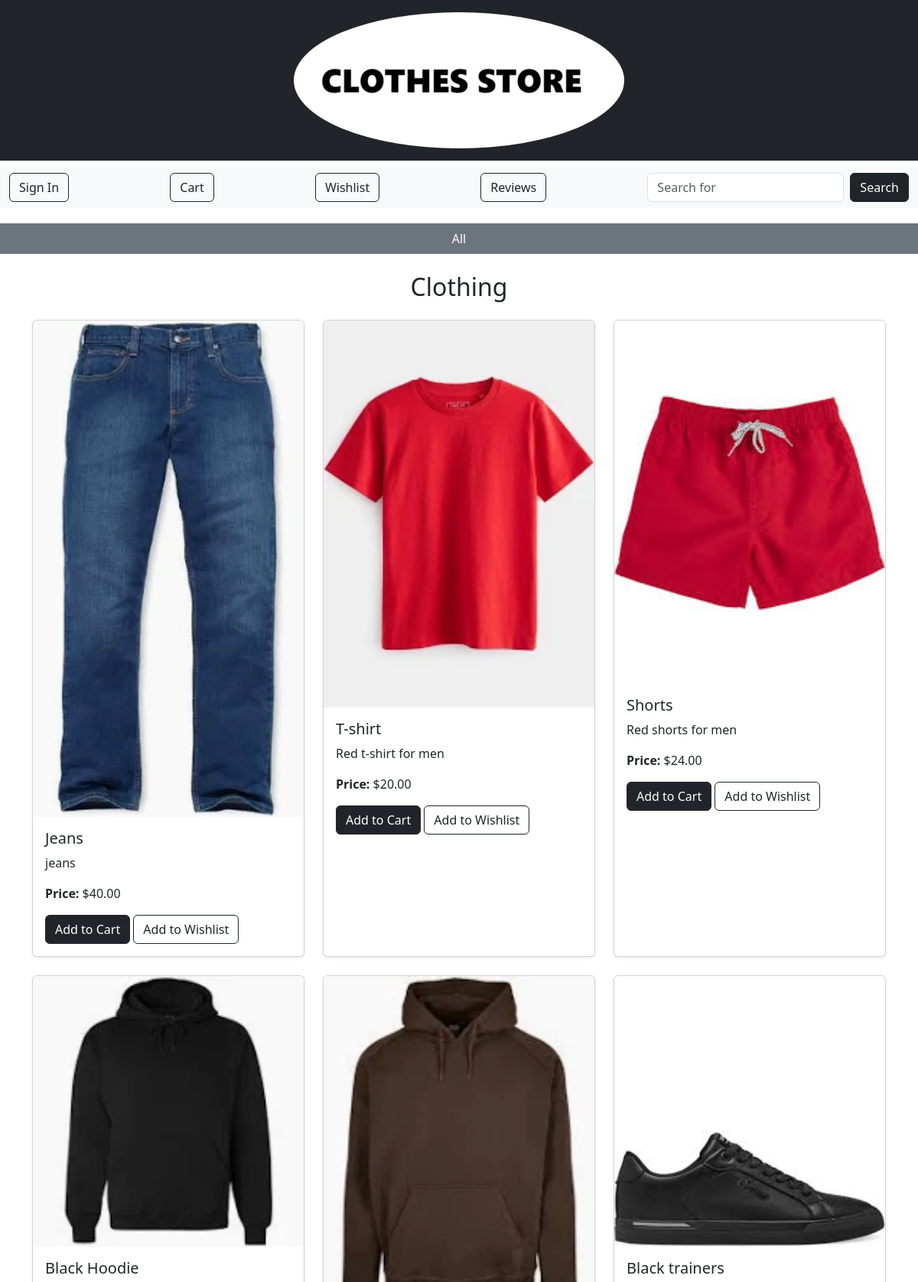
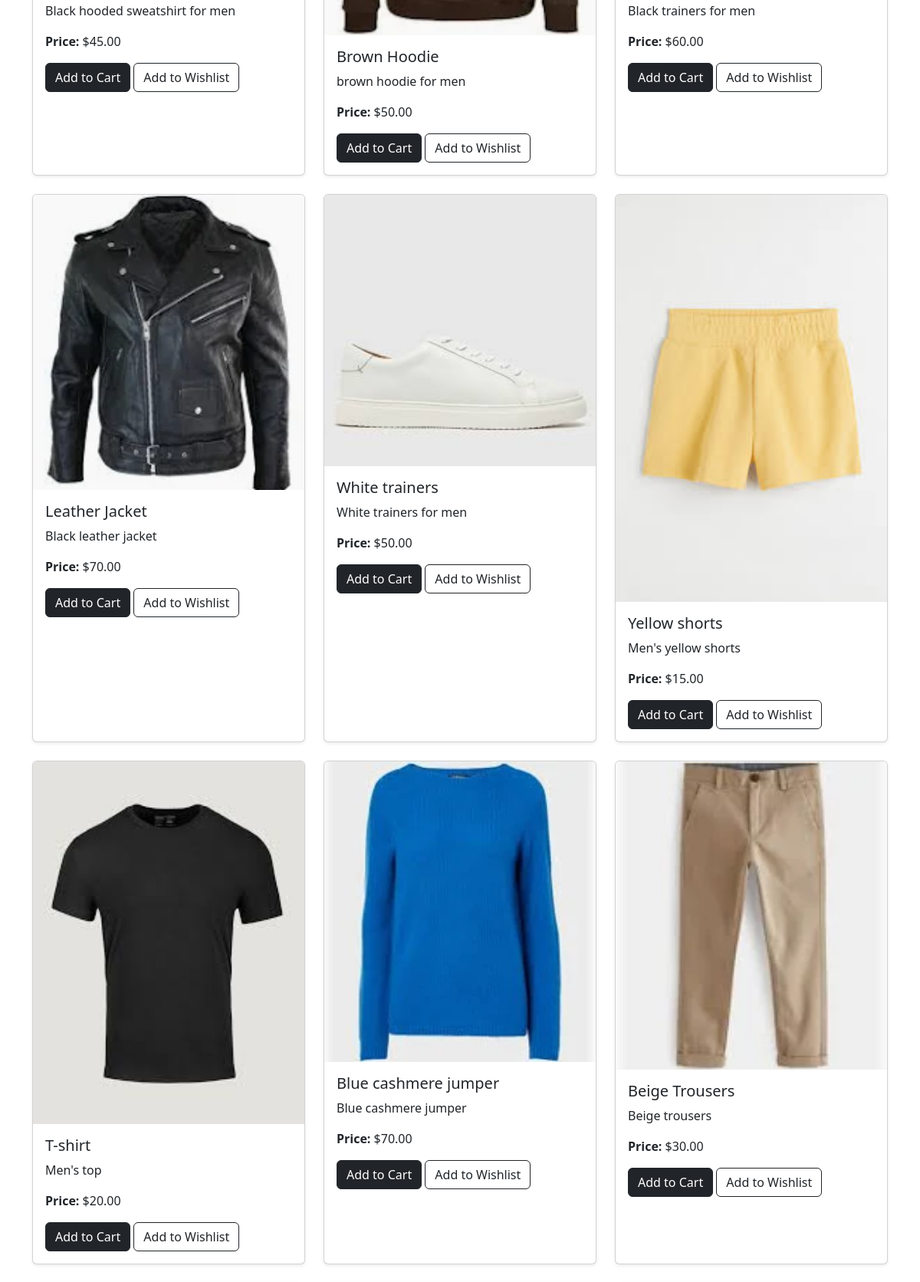
Page /store/men/ (upper part) on the committed database (2 pictures, top to bottom).
### store/models.py (models this page shows, shortened)
class Product(models.Model):
    name = models.CharField(max_length=255)
    description = models.TextField()
    price = models.DecimalField(max_digits=10, decimal_places=2)
    category = models.ForeignKey(Category, on_delete=models.CASCADE)
    image = models.ImageField(null=True, blank=True)

### pages/views.py (the view)
# urls.py: path('store/men/', views.mens_view, name='mens'),
def mens_view(request):
    men_category = Category.objects.get(name='Men')
    products = Product.objects.filter(category=men_category)
    return render(request, 'mens.html', {'products': products})

### pages/templates/mens.html (shortened to what this page needs)
{% load static %}
<!DOCTYPE html>
<html lang="en">
<head>
    <link rel="stylesheet" href="{% static 'css/style.css' %}">
    <link href="https://cdn.jsdelivr.net/npm/bootstrap@5.3.3/dist/css/bootstrap.min.css" rel="stylesheet">
</head>
<body>
    <header class="bg-dark text-white py-3">
        <div class="container text-center">
            {% include 'header.html' %}
        </div>
    </header>
    {% include 'nav.html' %}
    <nav class="category-nav bg-secondary text-center mt-2">
        <ul class="nav justify-content-center">
            <li class="nav-item">
                <a class="nav-link text-white" href="?subcategory=all">All</a>
            </li>
        </ul>
    </nav>
    <div class="container mt-4">
        <h2 class="text-center mb-4">{{ category.name }} Clothing</h2>
        <div class="row">
            {% for product in products %}
                <div class="col-md-4 mb-4">
                    <div class="card h-100 shadow-sm">
                        <a href="#">
                            {% if product.image %}
                                <img src="{{ product.image.url }}" class="card-img-top" alt="{{ product.name }}">
                            {% else %}
                                <img src="{% static 'images/default.jpg' %}" class="card-img-top" alt="Default Image">
                            {% endif %}
                        </a>
                        <div class="card-body">
                            <h5 class="card-title">{{ product.name }}</h5>
                            <p class="card-text">{{ product.description|truncatewords:20 }}</p>
                            <p><strong>Price:</strong> ${{ product.price }}</p>
                            <a href="{% url 'cart:add_cart' product.id %}" class="btn btn-dark">Add to Cart</a>
                            <a href="{% url 'wishlist:add_to_wishlist' product.id %}" class="btn btn-outline-dark">Add to Wishlist</a>
                        </div>
                    </div>
                </div>
            {% empty %}
                <p class="text-center">No products available in this category.</p>
            {% endfor %}
        </div>
    </div>
</body>
</html>

### rows in the picture
Product: image (picture), name "Jeans", description "jeans", price "40.00"
Product: image (picture), name "T-shirt", description "Red t-shirt for men", price "20.00"
Product: image (picture), name "Shorts", description "Red shorts for men", price "24.00"
Product: image (picture), name "Black Hoodie", description "Black hooded sweatshirt for men", price "45.00"
Product: image (picture), name "Brown Hoodie", description "brown hoodie for men", price "50.00"
Product: image (picture), name "Black trainers", description "Black trainers for men", price "60.00"
Product: image (picture), name "Leather Jacket", description "Black leather jacket", price "70.00"
Product: image (picture), name "White trainers", description "White trainers for men", price "50.00"
Product: image (picture), name "Yellow shorts", description "Men's yellow shorts", price "15.00"
Product: image (picture), name "T-shirt", description "Men's top", price "20.00"
Product: image (picture), name "Blue cashmere jumper", description "Blue cashmere jumper", price "70.00"
Product: image (picture), name "Beige Trousers", description "Beige trousers", price "30.00"
